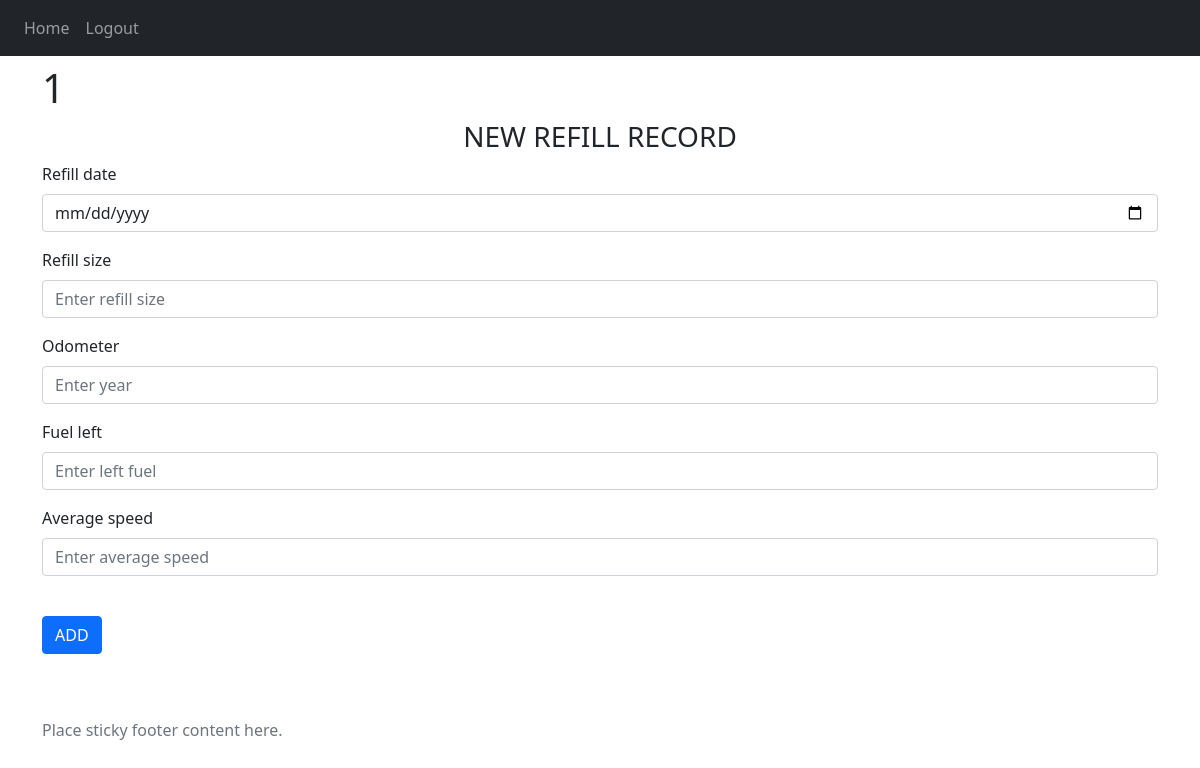
The page /record/5 (signed in) on the database as committed earlier.
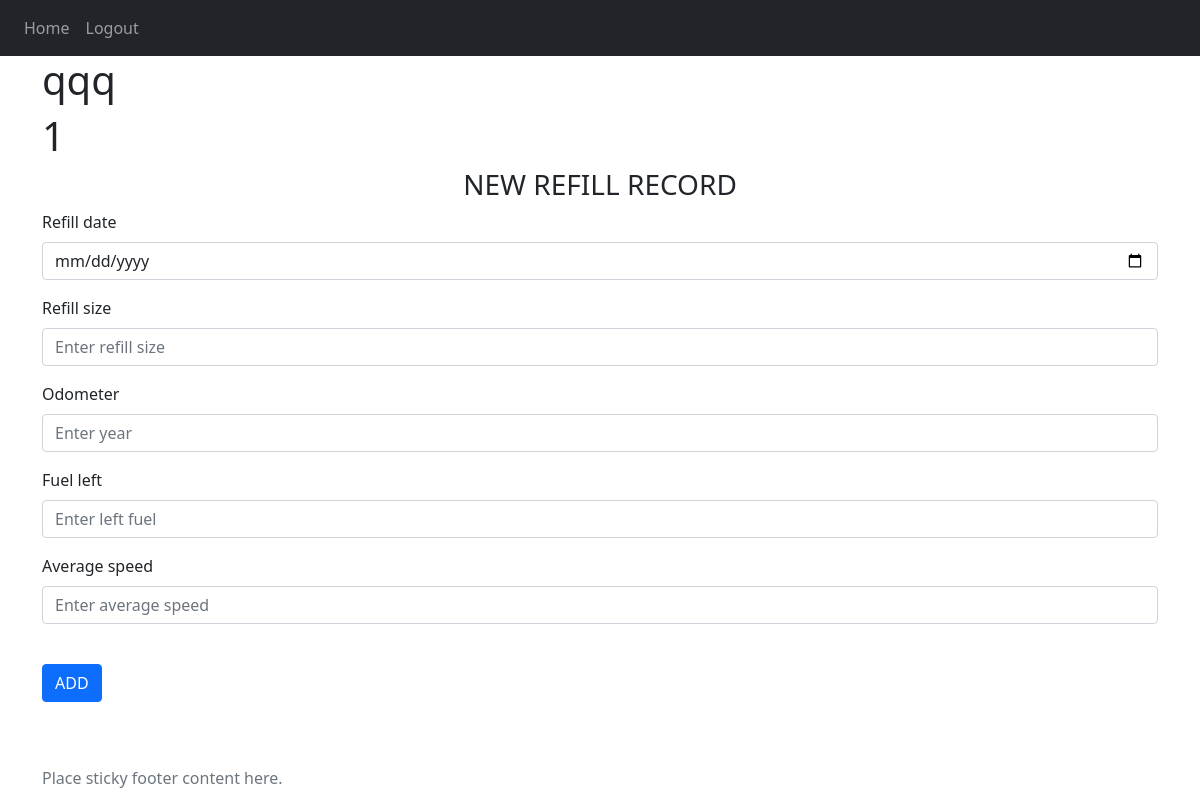
The same page on the database as committed later.
### website/models.py (models this page shows)
class Vehicle(db.Model):
    id = db.Column(db.Integer, primary_key=True)
    reg_date = db.Column(db.DateTime(timezone=True), default=func.now())
    mark = db.Column(db.String(100))
    model = db.Column(db.String(100))
    year = db.Column(db.Integer)
    reg_odometer = db.Column(db.String(100))#reg od
    avg_fuel_cons = db.Column(db.Integer)
    vehicle_tank_cap = db.Column(db.Integer)
    user_id = db.Column(db.Integer, db.ForeignKey('user.id'))
    records = db.relationship('Record')

### website/views.py (the view, shortened to what this page needs)
@views.route('/record/<vehicle_id>', methods=['GET', 'POST'])
@login_required
def record(vehicle_id):
    print(current_user.id)
    veh = Vehicle.query.filter_by(id=vehicle_id).first_or_404()
    print(veh.user_id)
    return render_template("record.html", user=current_user, vehicle=veh)

### website/__init__.py (called while the page is built)
def create_app():
    app = Flask(__name__)
    app.config['SECRET_KEY'] = 'hjshjhdjah kjshkjdhjs'
    app.config['SQLALCHEMY_DATABASE_URI'] = f'sqlite:///{DB_NAME}'
    db.init_app(app)
    from .views import views
    from .auth import auth
    app.register_blueprint(views, url_prefix='/')
    app.register_blueprint(auth, url_prefix='/')
    from .models import User, Note
    create_database(app)
    login_manager = LoginManager()
    login_manager.login_view = 'auth.login'
    login_manager.init_app(app)
    @login_manager.user_loader
    def load_user(id):
        return User.query.get(int(id))
    return app

### website/templates/record.html (shortened to what this page needs)
{% extends "base.html" %} {% block title %} record {% endblock %}
{% block content%}
{% if current_user.id == vehicle.user_id %}
<h1>{{vehicle.mark}}</h1>
<h1>{{vehicle.user_id}}</h1>
  <form method = "POST">
    <h3 align="center"> NEW REFILL RECORD</h3>
    <div class = "form-group">
        <label for="refillDate">Refill date</label>
        <input type="date"
               class="form-control"
               id = "refillDate"
               name = "refillDate"
               placeholder="Enter refill date"/>
    </div>
    <div class = "form-group">
        <label for="refillSize">Refill size</label>
        <input type="text"
               class="form-control"
               id = "refillSize"
               name = "refillSize"
               placeholder="Enter refill size"/>
    </div>
    <div class = "form-group">
        <label for="odometer">Odometer</label>
        <input type="text"
               class="form-control"
               id = "odometer"
               name = "odometer"
               placeholder="Enter year"/>
    </div>
    <div class = "form-group">
        <label for="fuelLeft">Fuel left</label>
        <input type="text"
               class="form-control"
               id = "fuelLeft"
               name = "fuelLeft"
               placeholder="Enter left fuel"/>
    </div>
    <div class = "form-group">
        <label for="avgSpeed">Average speed</label>
        <input type="text"
               class="form-control"
               id = "avgSpeed"
               name = "avgSpeed"
               placeholder="Enter average speed"/>
    </div>
  <br>
  <button type = "submit" class="btn btn-primary">ADD</button>
</form>
</div>
{% else %}
<h1> NO ACCES!!</h1>
{% endif %}
<br />
{% endblock %}

### website/templates/base.html (shortened to what this page needs)
<!DOCTYPE html>
<html>
  <head>
    <link
      rel="stylesheet"
      href="https://stackpath.bootstrapcdn.com/bootstrap/4.4.1/css/bootstrap.min.css"
    />
   <link href="https://cdn.jsdelivr.net/npm/bootstrap@5.0.0-beta3/dist/css/bootstrap.min.css"
         rel="stylesheet"
>
    <link
      rel="stylesheet"
      href="https://stackpath.bootstrapcdn.com/font-awesome/4.7.0/css/font-awesome.min.css"
    />
  </head>
  <body>
    <nav class="navbar navbar-expand-lg navbar-dark bg-dark">
      <div class="collapse navbar-collapse" id="navbar">
        <div class="navbar-nav">
          {% if user.is_authenticated %}
          <a class="nav-item nav-link" id="home" href="/">Home</a>
          <a class="nav-item nav-link" id="logout" href="/logout">Logout</a>
          {% else %}
          <a class="nav-item nav-link" id="login" href="/login">Login</a>
          <a class="nav-item nav-link" id="signUp" href="/sign-up">Sign Up</a>
          {% endif %}
        </div>
      </div>
    </nav>
    <div class="container">{% block content %} {% endblock %}</div>
    <br />
    <footer class="footer mt-auto py-3">
      <div class="container">
        <span class="text-muted">Place sticky footer content here.</span>
      </div>
    </footer>
  </body>
</html>

Rows that differ between the two databases and show on the page:
changed Vehicle: mark (not shown) → "qqq"
